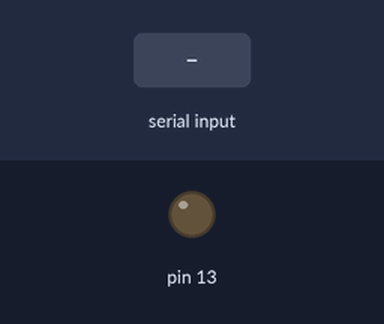
Recording of a sketch running on a simulated Arduino Uno, built with avr-gcc and run on an emulated ATmega328P. On the bench: output pins drawn as LEDs (lit = HIGH). The inputs (shaded band) are chosen by the test bench.

Above: at 1.2 s.
1.3 s: "a" received over Serial
At 1.9 s:
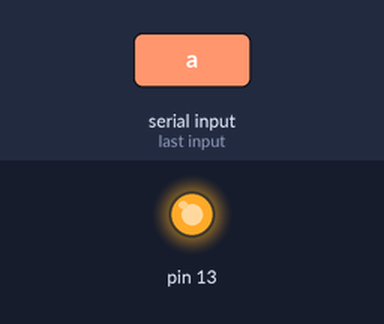
Timing chart, 0 to 4.3 s (numbered marks = the images above; inputs shaded):
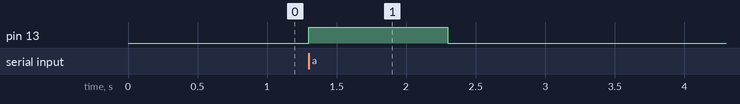

Measured:
- after the input at 1.3 s, pin 13: LOW → HIGH at once, → LOW 1.0 s later

The sketch:

sketch_apr13a.ino
```cpp
void setup() {
  // put your setup code here, to run once:
  Serial.begin(38400);
  pinMode(13,1);
}
char x;

void loop() {
  // put your main code here, to run repeatedly:
  if(Serial.available()){
    x= Serial.read();
    if(x=='a'){
      digitalWrite(13,1);
      delay(1000);
      digitalWrite(13,0);
    }
  }

}
```
